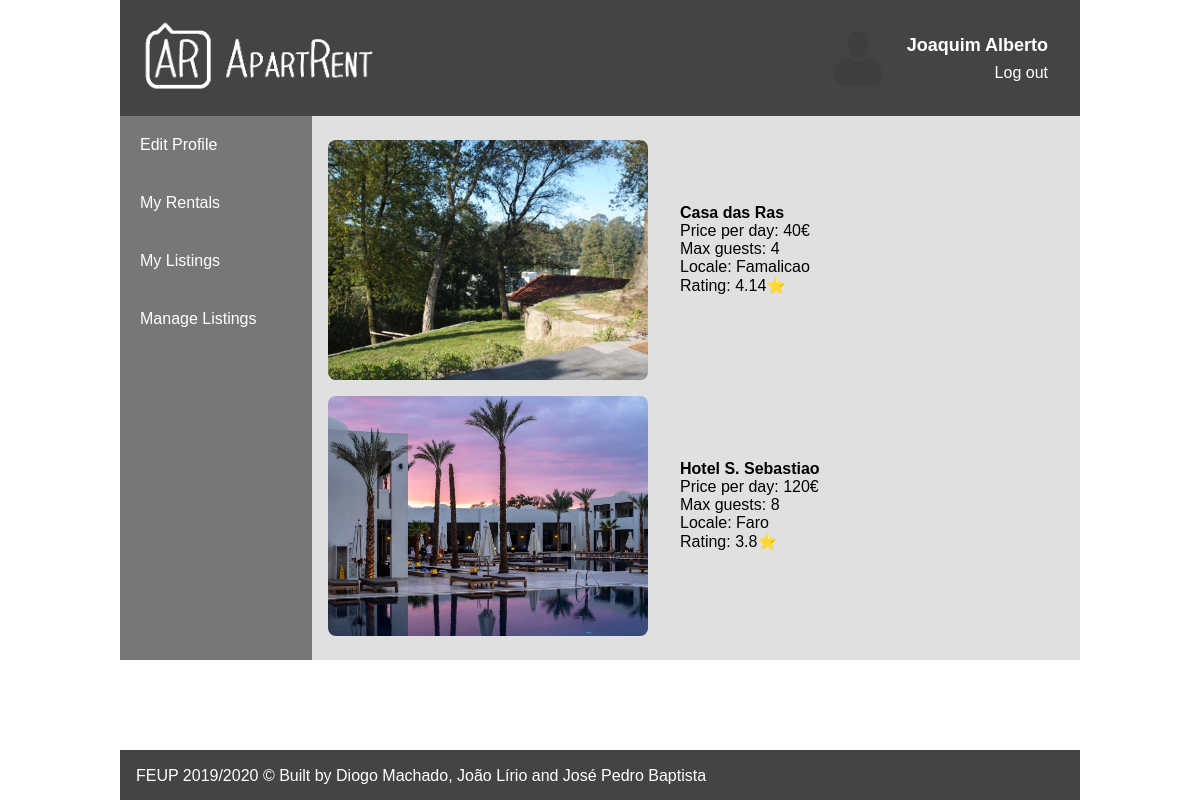
Page /pages/listings.php (signed in) on the earlier database version.
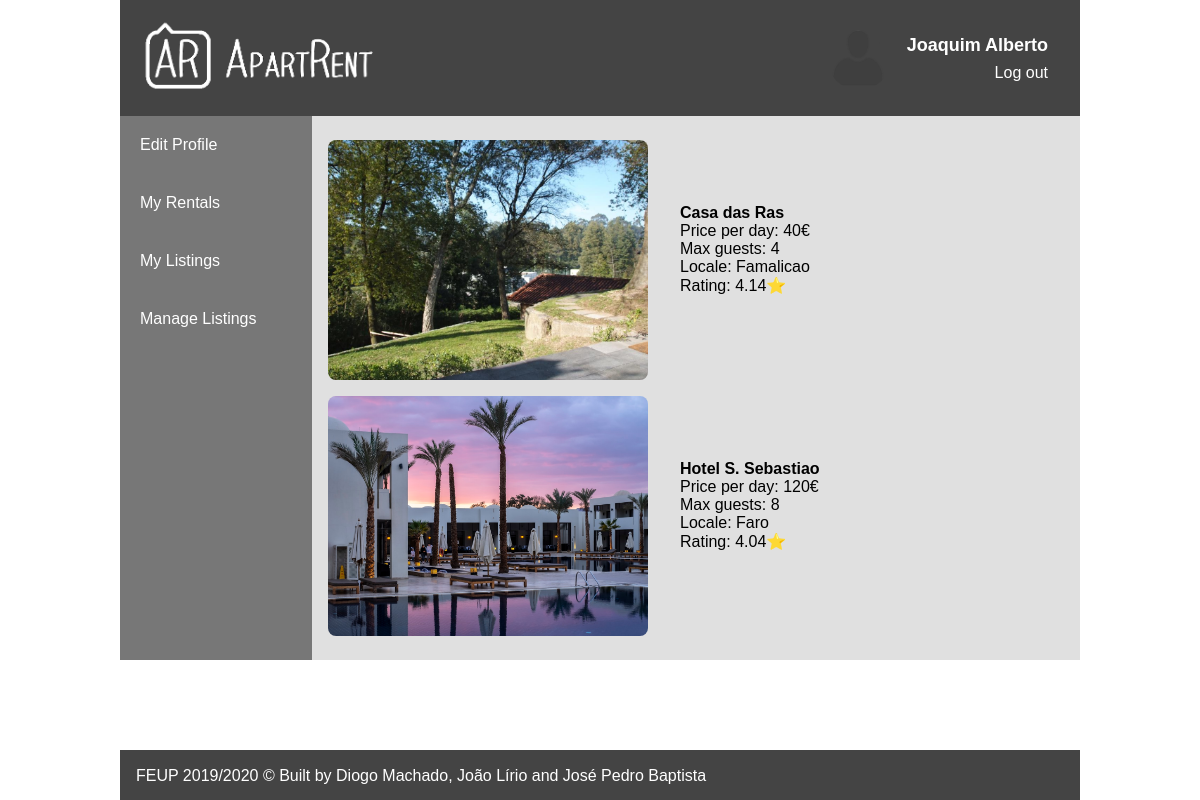
Same page on the later database version.
### tables this page shows
CREATE TABLE Apartment (id INTEGER PRIMARY KEY AUTOINCREMENT, address VARCHAR NOT NULL, postal_code CHAR (8) NOT NULL, daily_price REAL NOT NULL, description TEXT, owner INTEGER REFERENCES User (idUser), locale TEXT NOT NULL, listing_name TEXT NOT NULL, n_guests INTEGER NOT NULL CONSTRAINT "Number Guests" CHECK (n_guests > 0), n_ratings INTEGER DEFAULT (0) NOT NULL CONSTRAINT "Number Ratings" CHECK (n_ratings >= 0), average_rating DOUBLE CONSTRAINT "Average Rating Limits" CHECK (0.0 <= average_rating <= 5.0), CHECK (daily_price > 0), CHECK (postal_code LIKE '____-___'));

### pages/listings.php (called while the page is built, shortened)
<?php
    include_once('../templates/header.php');
    include_once('../templates/listings.php');
    include_once('../templates/footer.php');
?>

### includes/session.php (called while the page is built, shortened)
<?php
    function getUserID() {
        return $_SESSION['userID'];
    }
?>

### database/db_apartRent.php (called while the page is built, shortened)
<?php
    function getApartmentByID($id) {
        global $db;
        $stmt = $db->prepare('SELECT *
                              FROM Apartment
                              WHERE id = :id');
        $stmt->bindParam(":id", $id, PDO::PARAM_INT);
        $stmt->execute();
        return $stmt->fetch();
    }
    function getUserListings($userID) {
        global $db;
        $stmt = $db->prepare('SELECT id
                              FROM Apartment
                              WHERE owner = :user');
        $stmt->bindParam(":user", $userID, PDO::PARAM_INT);
        $stmt->execute();
        return $stmt->fetchAll();
    }
?>

### database/photo.php (called while the page is built, shortened)
<?php
    function getApartmentPhotos($idApartment)
 {
        global $db;
        $stmt = $db->prepare('SELECT idPhoto
                              FROM [Apartment-Photo]
                              WHERE idApartment = :idWantedApartment');
        $stmt->bindParam(":idWantedApartment", $idApartment, PDO::PARAM_INT);
        $stmt->execute();
        return $stmt->fetchAll();
    }
    function getPhotoPath($photoID)
 {
        return '../uploadedImages/'.$photoID.'.jpg';
    }
?>

### templates/listingInfo.php (the view, shortened to what this page needs)
<?php
function showListing($listing)
{
    $apartment = getApartmentByID($listing['id']);
    $apartment_images = getApartmentPhotos($listing['id']);
    $image_path = getPhotoPath($apartment_images[0]['idPhoto']);
    $apartment_name = $apartment['listing_name'];
    $apartment_daily_price = $apartment['daily_price'];
    $apartment_max = $apartment['n_guests'];
    $apartment_locale = $apartment['locale'];
    $apartment_rating = $apartment['average_rating'];
    echo    '<article>
                <a href="../pages/apartment.php?id='.$listing['id'].'">
                    <img src="' . $image_path . '" alt="">
                    <section class="info">
                        <span id="nome">' . $apartment_name . '</span>
                        <span id="preco"> ' . $apartment_daily_price . '</span>
                        <span id="max_pessoas">' . $apartment_max . '</span>
                        <span id="localidade"> ' . $apartment_locale . ' </span>
                        <span id="rating">' . $apartment_rating . '</span>
                    </section>
                </a>';
    echo '</article>';
}
?>

### templates/listings.php (shortened to what this page needs)
<?php
include_once('../actions/validSession.php');
include_once('../includes/init.php');
include_once('../templates/listingInfo.php');
include_once('../database/db_apartRent.php');
include_once('../database/photo.php');
?>
<div class="profile-container" id="profile-container">
    <div class="profile-side-menu">
        <a href="../pages/editProfile.php">Edit Profile</a>
        <a href="../pages/viewRentals.php">My Rentals</a>
        <a href="../pages/listings.php">My Listings</a>
        <a href="../pages/listings.php?manage=1">Manage Listings</a>
    </div>
    <section class='results'>
        <?php
        $userID = getUserID();
        $query_results = getUserListings($userID);
        if (count($query_results) == 0) {
            echo '<p> No results found. </p>';
        }
        else
        {
            foreach ($query_results as $apartmentID)
            {
                showListing($apartmentID);
            }
        }
        ?>
    </section>
</div>

Differences in the rows shown:
changed apartment "Hotel S. Sebastiao": average_rating "3.8" → "4.04"
